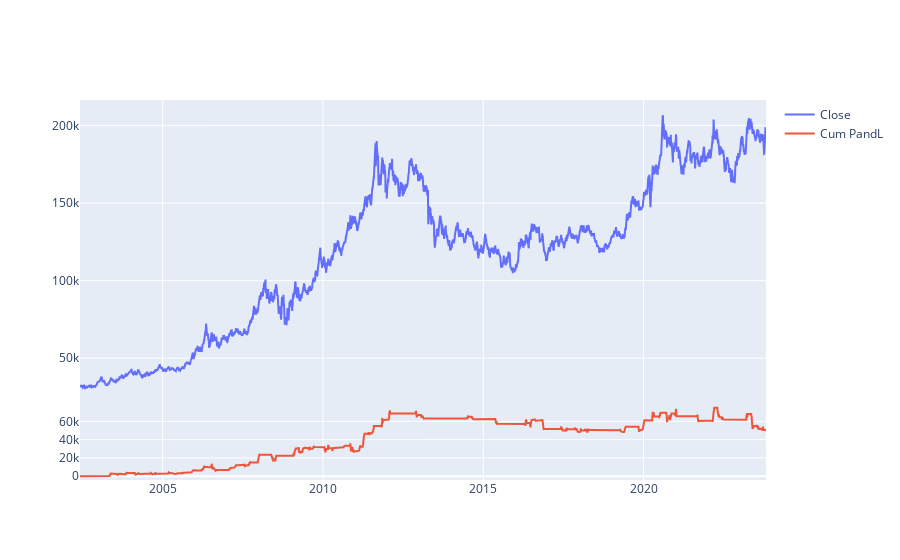

The notebook cell saved with this chart:
### Code cell
from indicators.average import rolling_average, wilder_average

from trading.trade import Trade
from trading.signal import cross_from_below

from plotly.subplots import make_subplots
import plotly.graph_objects as go


def strategy(params, dates, closes, average_func):
    short_ma = average_func(closes, params['short_ma'])
    long_ma = average_func(closes, params['long_ma'])
    ultra_long_ma = average_func(closes, params['ultra_long_ma'])
    
    crosses = cross_from_below(short_ma, long_ma)
    above_ultra_long = closes - ultra_long_ma
    
    live_deals = []
    dead_deals = []

    for i, (date, close, cross, above) in enumerate(zip( dates, closes, crosses, above_ultra_long)):
        if cross and above > 0:
            live_deals.append(Trade(date, close, 1, close*(1 - params['stop']), close*(1 + params['take_profit']), dates[min(i + params['holding_days'],len(dates)-1)] ))
        
        for d in live_deals:
            if close <= d.stop or close >= d.take_profit or date >= d.expiry:
                d.set_exit_price(close)
                dead_deals.append(d)
                live_deals.remove(d)
        
    for d in live_deals:
        d.set_exit_price(closes[-1])
        dead_deals += d

    return dead_deals

def compute_daily_pandl(deals, dates, closes):
    
    pandls = numpy.zeros(len(dates))
    for i, (date, close) in enumerate(zip(dates, closes)):
       
        for d in deals:
            if d.date == date:
                pandls[i] += close - d.traded_price
            elif date > d.date and date < d.expiry:
                pandls[i] += close - closes[i-1]
            elif d.expiry == date:
                pandls[i] += d.exit_price - closes[i-1]
    return pandls



params = dict(short_ma = 13, long_ma = 26, ultra_long_ma = 200, stop = 0.1, take_profit = 0.1, holding_days = 13)

deals = strategy(params, df['Date'].values, df['Close'].values, rolling_average)
daily_pandls = compute_daily_pandl(deals, df['Date'].values, df['Close'].values )

cum_pandl = numpy.cumsum(daily_pandls)

win_pct = sum([1 for d in deals if d.exit_price - d.traded_price > 0])/len(deals)
pandl= sum([d.exit_price - d.traded_price for d in deals])
losses = [d.exit_price - d.traded_price for d in deals if (d.exit_price - d.traded_price) <= 0] 
wins = [d.exit_price - d.traded_price for d in deals if (d.exit_price - d.traded_price) > 0]

p_and_l_ratio = (sum(wins)/len(wins))/(sum(numpy.abs(losses))/len(losses)) if len(losses) else 1

print(f'P&L {pandl:.2f}')
print(f'DailyPandLs {sum(daily_pandls)}')
print(f'Deals {len(deals)}')
print(f"Win Pct {100*win_pct:.2f}")
print(f"Pts per deal {pandl/len(deals):.2f}")
print(f"P&L Ratio {p_and_l_ratio}")
print(f"Return {win_pct*(1+p_and_l_ratio)}")

annual_return = 262*numpy.mean(daily_pandls)
vol = pow(262,0.5)*numpy.std(daily_pandls)
print('Sharpe Ratio: ', annual_return/vol)




fig = make_subplots(rows=1, cols=1, shared_xaxes=True, vertical_spacing=0.0)

fig = make_subplots(rows=2, cols=1, shared_xaxes=True, vertical_spacing=0.0,row_heights=[0.8,0.2])

fig.add_trace(go.Scatter(x=df.Date.values, y=df.Close.values, name='Close'), row=1, col=1)
fig.add_trace(go.Scatter(x=df.Date.values, y=cum_pandl, name='Cum PandL'), row=2, col=1 )

### Figure 1 — Plotly figure (JSON) as saved in the notebook; plotly's stock layout.template omitted (floating-point values rounded to 4 significant figures; data arrays with more than 128 entries replaced by an {"elided": "..."} marker saying what was removed)
{"data": [{"name": "Close", "type": "scatter", "x": {"elided": "5410 str values"}, "xaxis": "x", "y": {"elided": "5410 int values"}, "yaxis": "y"}, {"name": "Cum PandL", "type": "scatter", "x": {"elided": "5410 str values"}, "xaxis": "x2", "y": {"elided": "5410 int values"}, "yaxis": "y2"}], "layout": {"xaxis": {"anchor": "y", "domain": [0, 1], "matches": "x2", "showticklabels": false}, "xaxis2": {"anchor": "y2", "domain": [0, 1]}, "yaxis": {"anchor": "x", "domain": [0.2, 1]}, "yaxis2": {"anchor": "x2", "domain": [0, 0.2]}}}
